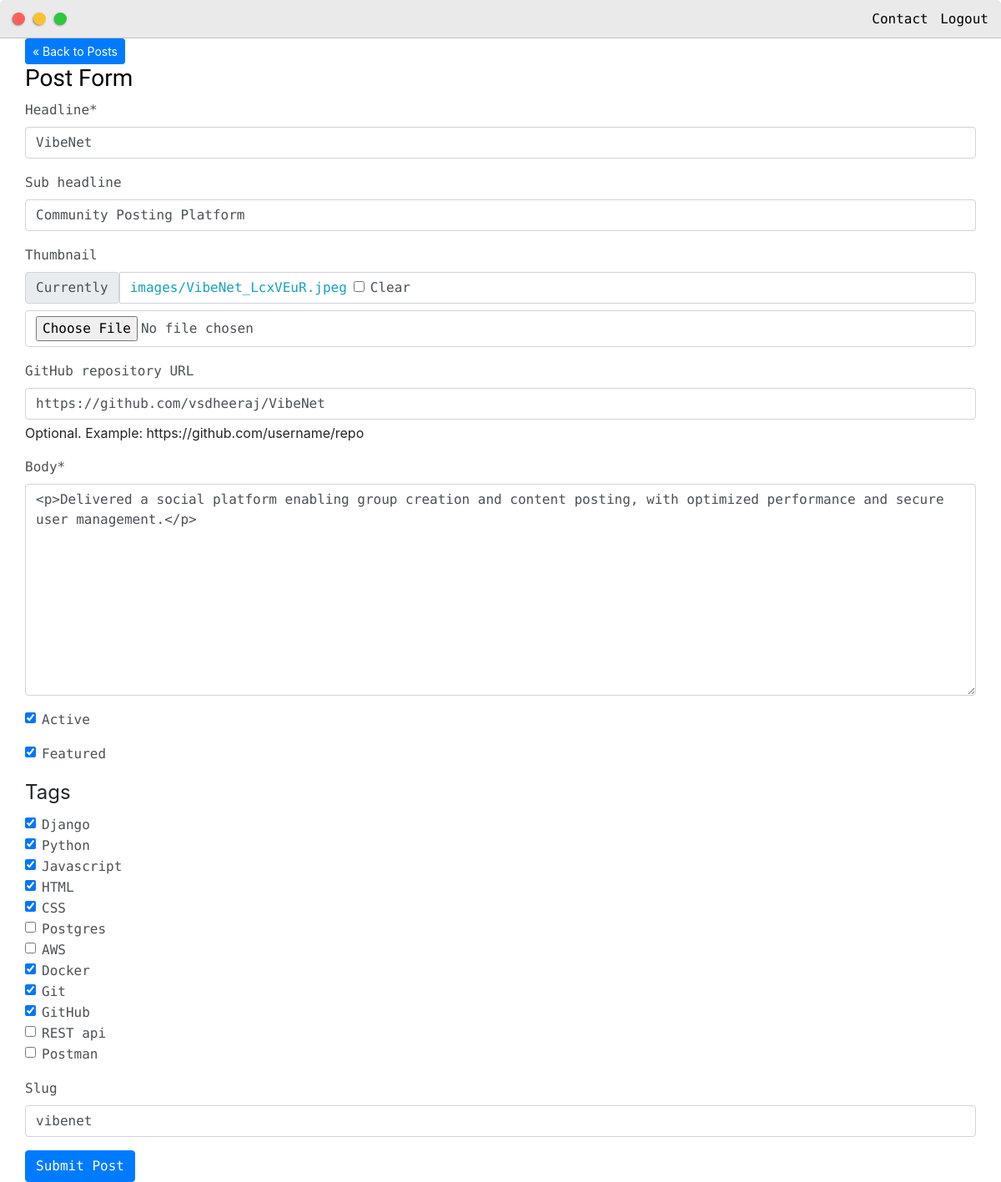
Screenshot of /update_post/vibenet/ (signed in) with the database file from the repository.
### base/models.py (models this page shows, shortened)
class Post(models.Model):
    headline = models.CharField(max_length=200)
    sub_headline = models.CharField(max_length=200, null=True, blank=True)
    thumbnail = models.ImageField(null=True, blank=True, upload_to="images", default="/images/placeholder.png")
    github_url = models.URLField(
        "GitHub repository URL",
        max_length=500,
        null=True,
        blank=True,
        help_text="Optional. Example: https://github.com/username/repo",
    )
    body = CKEditor5Field(config_name='extends')
    created = models.DateTimeField(auto_now_add=True)
    active = models.BooleanField(default=False)
    featured = models.BooleanField(default=False)
    tags = models.ManyToManyField(Tag, blank=True)
    slug = models.SlugField(null=True, blank=True)

### base/views.py (the view)
# urls.py: path('update_post/<slug:slug>/', views.updatePost, name="update_post"),
@login_required(login_url='home')
def updatePost(request, slug):
    post = Post.objects.get(slug=slug)
    form = PostForm(instance=post)
    if request.method == 'POST':
        form = PostForm(request.POST, request.FILES,instance=post)
        if form.is_valid:
            form.save()
            return redirect('post', slug=post.slug)
    return render(request, 'base/post_form.html', {'form':form})

### base/form.py
class PostForm(forms.ModelForm):
    class Meta:
        model = Post
        fields = '__all__'
        widgets = {
                   'tags' : forms.CheckboxSelectMultiple(),
                   'github_url': forms.URLInput(attrs={
                       'placeholder': 'https://github.com/username/repo'
                   }),
                   }

### base/models.py (called while the page is built)
    def __str__(self):
        return self.name

### base/templates/base/post_form.html (shortened to what this page needs)
{% extends 'base/main.html' %}
{% load static %}
{% load crispy_forms_tags %}
{% block content %}
<div class="main-container">
	<a class="btn btn-sm btn-primary" href="{% url 'posts' %}">&laquo Back to Posts</a>
	<h3>Post Form</h3>
	<form action="" method="POST" enctype="multipart/form-data">
		{{ form|crispy }}
		<input class="btn btn-primary" type="submit" value="Submit Post">
	</form>
</div>
{% endblock content %}

### static/css/default.css (style rules this page uses)
:root { --mainColor:#eaeaea; --secondaryColor:#fff; --borderColor:#c1c1c1; --mainText:black; --secondaryText:#4b5156; --themeDotBorder:#24292e; --previewBg:rgb(251, 249, 243, 0.8); --previewShadow:#f0ead6; --buttonColor:black; }
html, body { padding: 0; margin: 0; scroll-behavior: smooth; }
body * { transition: 0.3s; }
h1, h2, h3, h4, h5, h6, strong { color: var(--mainText); font-family: 'Russo One', sans-serif; font-weight: 500; }
p, li, span, label, input, textarea { color: var(--secondaryText); font-family: 'Roboto Mono', monospace; }
a { text-decoration: none; color:#17a2b8; }
h3 { font-size: 28px; }
.main-container { width: 1200px; margin: 0 auto; }
@media screen and (max-width: 1200px) { .main-container { width: 95%; } }

### rows the page displays
Post: headline "VibeNet", sub_headline "Community Posting Platform", github_url "https://github.com/vsdheeraj/VibeNet", body "<p>Delivered a social platform enabling group creation and content posting, with optimized performance and secure user management.</p>", active "☑", featured "☑", slug "vibenet"
